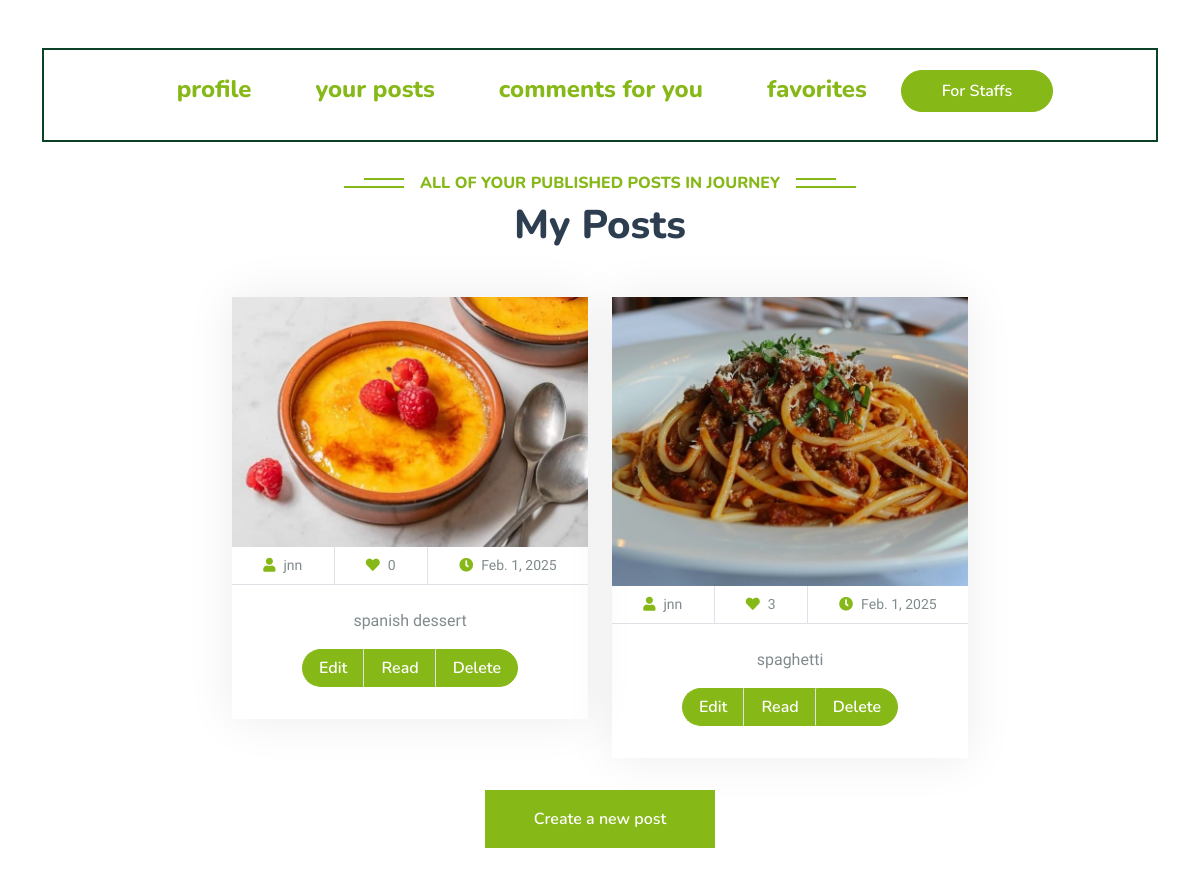
The page /user-posts/ (signed in) on the database its author committed.
### post_module/models.py (models this page shows, shortened)
class Post(models.Model):
    user = models.ForeignKey(User, on_delete=models.CASCADE)
    title = models.CharField(max_length=200)
    text = models.TextField()
    publish = models.DateTimeField(auto_now_add=True)
    last_edit = models.DateTimeField(auto_now=True)
    image = models.ImageField(upload_to='posts_pic', blank=True, null=True)
    is_delete = models.BooleanField(default=False)

### user_module/models.py (models this page shows, shortened)
class User(AbstractUser):
    phone = models.IntegerField(verbose_name='your number', null=True, blank=True)
    email_active_code = models.CharField(max_length=100)
    following = models.ManyToManyField('self', through='Contact', related_name='followers', symmetrical=False)
    class Meta:
        verbose_name = 'user'
        verbose_name_plural = 'users'

### profile_module/views.py (the view)
# urls.py: path('user-posts/', views.UserPostsView.as_view(), name='user-posts-page'),
class UserPostsView(LoginRequiredMixin, ListView):
    model = Post
    template_name = 'profile/user-posts.html'
    paginate_by = 3
    def get_queryset(self):
        query = super().get_queryset()
        request = self.request
        query = query.filter(user_id=request.user.id).order_by('-publish')
        return query

### profile_module/templates/profile/user-posts.html (shortened to what this page needs)
{% extends 'base.html' %}
{% load thumbnail %}
{% block content %}
    <div class="container-xxl py-5">
        <div class="container">
            {% include 'profile/components/profile-menu-component.html' %}
            <br>
            <div class="text-center wow fadeInUp" data-wow-delay="0.1s"
                 style="visibility: visible; animation-delay: 0.1s; animation-name: fadeInUp;">
                <h6 class="section-title bg-white text-center text-primary px-3">all of your published posts in
                    Journey</h6>
                <h1 class="mb-5">My Posts</h1>
            </div>
            <div class="row g-4 justify-content-center">
                {% for post in object_list %}
                    <div class="post-id-{{ post.id }} post-area col-lg-4 col-md-6 wow fadeInUp" data-wow-delay="0.1s"
                         style="visibility: visible; animation-delay: 0.1s; animation-name: fadeInUp;">
                        <div class="package-item">
                            <div class="overflow-hidden">
                                {% thumbnail post.image "400x300" crop="center" as im %}
                                    <img class="img-fluid" src="{{ im.url }}" alt="">
                                {% endthumbnail %}
                            </div>
                            <div class="d-flex border-bottom">
                                <small class="flex-fill text-center border-end py-2"><i
                                        class="fa fa-user text-primary me-2"></i>{{ post.user.username }}</small>
                                <small class="flex-fill text-center border-end py-2"><i
                                        class="fa fa-heart text-primary me-2"></i>{{ post.liked_by.count }}</small>
                                <small class="flex-fill text-center py-2"><i
                                        class="fa fa-clock text-primary me-2"></i>{{ post.publish | date }}</small>
                            </div>
                            <div class="text-center p-4">
                                <p>{{ post.title }}</p>
                                <div class="d-flex justify-content-center mb-2">
                                    <a href="{% url 'edit-post-page' post.id %}"
                                       class="btn btn-primary px-3 border-end"
                                       style="border-radius: 30px 0 0 30px;">Edit</a>
                                    <a href="{% url 'post-detail-page' post.id %}"
                                       class="btn btn-primary px-3 border-end">Read</a>
                                    <a data-input-id="{{ post.id }}" class="delete-button btn btn-primary px-3"
                                       style="border-radius: 0 30px 30px 0;">Delete</a>
                                </div>
                            </div>
                        </div>
                    </div>
                {% endfor %}
            </div>
            <br>
            <div class="text-center wow fadeInUp">
                <a href="{% url 'create-post-page' %}" class="btn btn-primary py-3 px-5 mt-2">Create a new post</a>
            </div>
            <br>
        </div>
    </div>
{% endblock %}

### static/css/style.css (style rules this page uses)
:root { --primary: #86B817; --secondary: #FE8800; --light: #F5F5F5; --dark: #14141F; }
.btn { font-family: 'Nunito', sans-serif; font-weight: 600; transition: .5s; }
.btn.btn-primary, .btn.btn-secondary { color: #FFFFFF; }
.section-title { position: relative; display: inline-block; text-transform: uppercase; }
.section-title::before { position: absolute; content: ""; width: calc(100% + 80px); height: 2px; top: 4px; left: -40px; background: var(--primary); z-index: -1; }
.section-title::after { position: absolute; content: ""; width: calc(100% + 120px); height: 2px; bottom: 5px; left: -60px; background: var(--primary); z-index: -1; }
.package-item { box-shadow: 0 0 45px rgba(0, 0, 0, .08); }
.package-item img { transition: .5s; }

### rows shown on the page
Post: shows a picture, user.username "jnn", liked_by.count "0", publish "Feb. 1, 2025", title "spanish dessert"
Post: shows a picture, user.username "jnn", liked_by.count "3", publish "Feb. 1, 2025", title "spaghetti"
